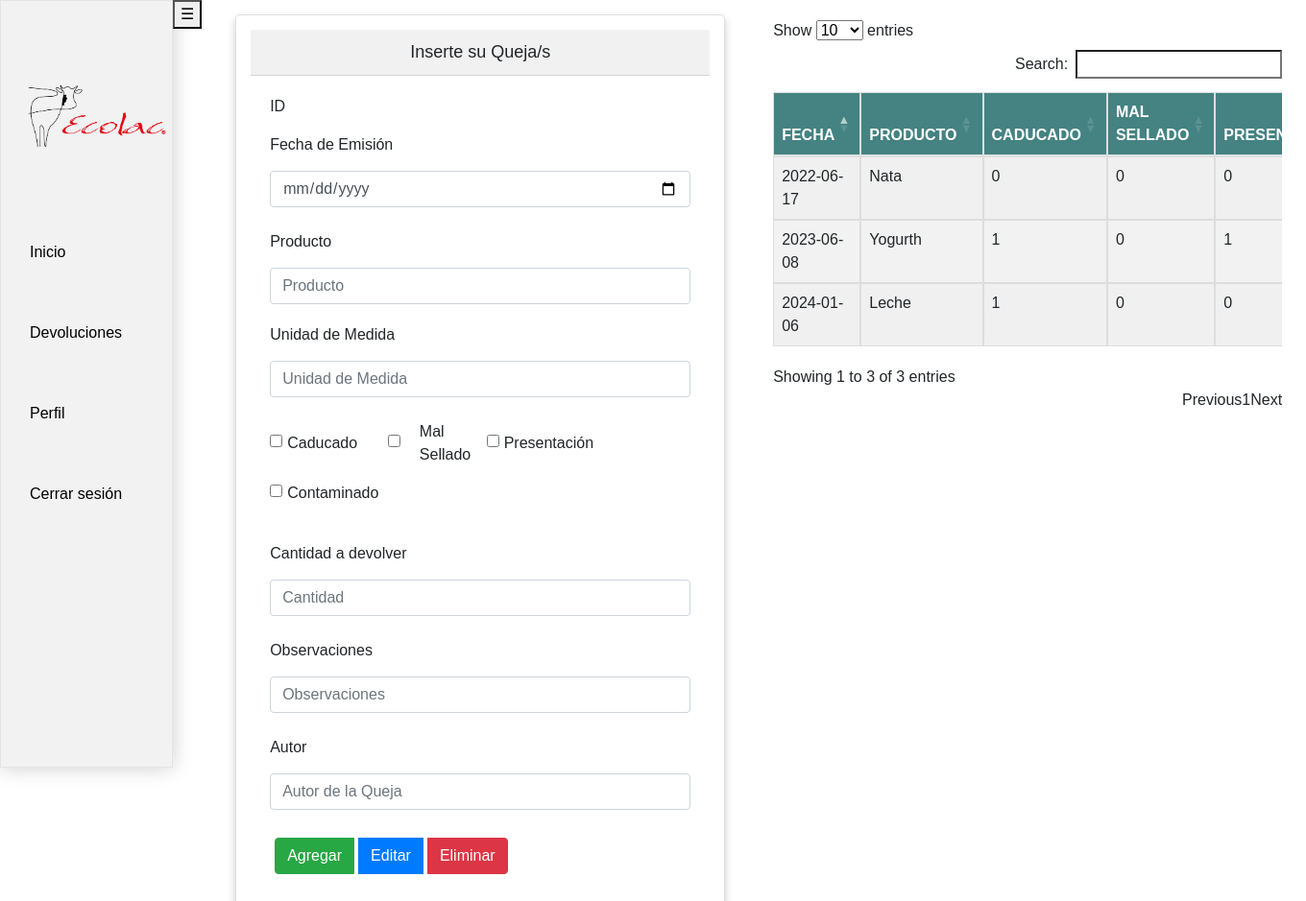
/secciones/vista_quejas.php, run on the app's committed database.
### tables this page shows
CREATE TABLE `quejas` (
  `id` int(11) NOT NULL,
  `fecha` date NOT NULL,
  `producto` varchar(255) NOT NULL,
  `uMedida` varchar(100) NOT NULL,
  `caducado` tinyint(4) NOT NULL,
  `mal_sellado` tinyint(4) NOT NULL,
  `presentacion` tinyint(4) NOT NULL,
  `contaminado` tinyint(4) NOT NULL,
  `cantidad` varchar(100) NOT NULL,
  `observaciones` text NOT NULL,
  `estado` enum('pendiente','resuelto','En_proceso') NOT NULL DEFAULT 'pendiente',
  `autor` text NOT NULL
);

### secciones/quejas.php (called while the page is built, shortened)
<?php
$conexionBD = BD::getInstance();
$fecha = isset($_POST['fecha']) ? date('Y-m-d', strtotime($_POST['fecha'])) : '';
$producto = isset($_POST['producto']) ? $_POST['producto'] : '';
$uMedida = isset($_POST['uMedida']) ? $_POST['uMedida'] : '';
$tipoDevolucionArray = isset($_POST['tipo_devolucion']) ? $_POST['tipo_devolucion'] : array();
$caducado = in_array('CADUCADO', $tipoDevolucionArray) ? 1 : 0;
$malSellado = in_array('MAL SELLADO', $tipoDevolucionArray) ? 1 : 0;
$presentacion = in_array('PRESENTACIÓN', $tipoDevolucionArray) ? 1 : 0;
$contaminado = in_array('CONTAMINADO', $tipoDevolucionArray) ? 1 : 0;
$cantidad = isset($_POST['cantidad']) ? $_POST['cantidad'] : '';
$observaciones = isset($_POST['observaciones']) ? $_POST['observaciones'] : '';
$autor = isset($_POST['autor']) ? $_POST['autor'] : '';
$consulta = $conexionBD->prepare("SELECT * FROM quejas");
$consulta->execute();
$listaQuejas = $consulta->fetchAll(PDO::FETCH_ASSOC);
?>

### secciones/vista_quejas.php (the view, shortened to what this page needs)
<?php
include 'quejas.php';
?>
<!DOCTYPE html>
<html lang="es">
<head>
    <link rel="stylesheet">
    <link rel="stylesheet" href="https://stackpath.bootstrapcdn.com/bootstrap/4.5.0/css/bootstrap.min.css">
    <link rel="stylesheet" type="text/css" href="https://cdn.datatables.net/1.11.5/css/dataTables.bootstrap5.min.css">
</head>
<body>
    <nav id="sidebar" class="sidebar">
        <img src="../images/ECOLACLOGO.png" style="height: 200px; float: center;">
        <a href="index.php" class="menu-item">Inicio</a>
        <a href="vista_quejas.php" class="menu-item">Devoluciones</a>
        <a href="vista_perfil.php" class="menu-item">Perfil</a>
        <a href="sesionOut.php" class="menu-item">Cerrar sesión</a>
    </nav>
    <div> <button class="menu-toggle" onclick="toggleSidebar()">☰</button></div>
   <div class="container">
        <div class="row">
            <div class="col-12 col-md-6">
                <form action="" method="post" class="cuadro1">
                            <div class="card">
                                <div class="card-header">
                                    Inserte su Queja/s
                                </div>
                                <div class="card-body my-auto">
                                    <div class="mb-4">
                                        <label for="" class="form-label">ID</label>
                                        <label for="fecha_emision" class="form-label mt-3">Fecha de Emisión</label>
                                        <input type="date" class="form-control" name="fecha" id="fecha" value="<?php echo $fecha; ?>"
                                            placeholder="Fecha de Emisión" aria-describedby="helpId">
                                    </div>
                                    <div class="mb-4">
                                        <label for="nombre_producto" class="form-label">Producto</label>
                                        <input type="text" class="form-control" name="producto" id="producto" value="<?php echo $producto; ?>"
                                            placeholder="Producto" aria-describedby="helpId">
                                        <label for="unidad_medida" class="form-label mt-3">Unidad de Medida</label>
                                        <input type="text" class="form-control" name="uMedida" id="uMedida" value="<?php echo $uMedida; ?>"
                                            placeholder="Unidad de Medida" aria-describedby="helpId">
                                    </div>
                                    <div class="mb-4">
                                    <div class="form-check form-check-inline">
                                        <input type="checkbox" class="form-check-input" name="tipo_devolucion[]" id="caducado"
                                            value="CADUCADO" <?php echo ($caducado == 'CADUCADO') ? 'checked' : ''; ?>>
                                        <label class="form-check-label" for="caducado">Caducado</label>
                                    </div>
                                    <div class="form-check form-check-inline">
                                        <input type="checkbox" class="form-check-input" name="tipo_devolucion[]" id="mal_sellado"
                                            value="MAL SELLADO" <?php echo ($malSellado == 'MAL SELLADO') ? 'checked' : ''; ?>>
                                        <label class="form-check-label" for="mal_sellado">Mal Sellado</label>
                                    </div>
                                    <div class="form-check form-check-inline">
                                        <input type="checkbox" class="form-check-input" name="tipo_devolucion[]" id="presentacion"
                                            value="PRESENTACIÓN" <?php echo ($presentacion == 'PRESENTACIÓN') ? 'checked' : ''; ?>>
                                        <label class="form-check-label" for="presentacion">Presentación</label>
                                    </div>
                                    <div class="form-check form-check-inline">
                                        <input type="checkbox" class="form-check-input" name="tipo_devolucion[]" id="contaminado"
                                            value="CONTAMINADO" <?php echo ($contaminado == 'CONTAMINADO') ? 'checked' : ''; ?>>
                                        <label class="form-check-label" for="contaminado">Contaminado</label>
                                    </div>
                                </div>
                                    <div class="mb-4">
                                        <label for="cantidad" class="form-label">Cantidad a devolver</label>
                                        <input type="number" class="form-control" name="cantidad" id="cantidad" value="<?php echo $cantidad; ?>"
                                            placeholder="Cantidad" aria-describedby="helpId" min=0>
                                    </div>
                                    <div class="mb-4">
                                        <label for="observaciones" class="form-label">Observaciones</label>
                                        <input type="text" class="form-control" name="observaciones" id="observaciones" value="<?php echo $observaciones; ?>"
                                            placeholder="Observaciones" aria-describedby="helpId" >
                                    </div>
                                    <div class="mb-4">
                                        <label for="autor" class="form-label">Autor</label>
                                        <input type="text" class="form-control" name="autor" id="autor"
                                        value="<?php echo $autor; ?>"
                                            placeholder="Autor de la Queja" aria-describedby="helpId">
                                    </div>
                                    <div class="btn-group" role="group" aria-label="Button group name">
                                        <button type="submit" name="accion" value="agregar"
                                            class="btn btn-success">Agregar</button>
                                        <button type="submit" name="accion" value="editar"
                                            class="btn btn-primary" >Editar</button>
                                        <button type="submit" name="accion" value="eliminar"
                                            class="btn btn-danger">Eliminar</button>
                                    </div>
                                </div>
                            </div>
                        </form>
            </div>
            <div class="col-12 col-md-6"style="padding:20px;">
                <div class="table-responsive overflow-y-auto">
                    <table class="table table-custom datatable">
                    <thead>
                        <tr>
                            <th scope="col">FECHA</th>
                            <th scope="col">PRODUCTO</th>
                            <th scope="col">CADUCADO</th>
                            <th scope="col">MAL SELLADO</th>
                            <th scope="col">PRESENTACIÓN</th>
                        </tr>
                    </thead>
                    <tbody>
                        <?php foreach ($listaQuejas as $quejas) { ?>
                            <tr>
                                <td>
                                    <?php echo $quejas['fecha']; ?>
                                </td>
                                <td>
                                    <?php echo $quejas['producto']; ?>
                                </td>
                                <td>
                                    <?php echo $quejas['caducado']; ?>
                                </td>
                                <td>
                                    <?php echo $quejas['mal_sellado']; ?>
                                </td>
                                <td>
                                    <?php echo $quejas['presentacion']; ?>
                                </td>
                            </tr>
                        <?php } ?>
                    </tbody>
                </table>
                </div>
            </div>
        </div>
    </div>
    <?php include('../template/pie.php'); ?>

### secciones/vista_quejas.php (style rules this page uses)
body { font-family: 'Arial', sans-serif; margin: 0; padding: 0; display: flex; }
#sidebar { width: 180px; height: 100vh; background-color: #f2f2f2; border: 1px solid #E4E4E4; color: #fff; padding-top: 20px; flex-shrink: 0; box-shadow: 0 0 20px rgba(0, 0, 0, 0.2); }
.menu-item { padding: 30px; text-decoration: none; color: #000000; display: block; transition: background-color 0.3s; }
.card { box-shadow: 0 4px 8px 0 rgba(0, 0, 0, 0.2); transition: 0.3s; border-radius: 5px; margin-bottom: 20px; padding:15px; }
.card-body label { display: block; margin-bottom: 15px; }
.card-body input { width: 100%; margin-bottom: 20px; }
.card-header { background-color: #f1f1f1; padding: 10px; text-align: center; font-size: 18px; }
.cuadro1 { padding:15px; }
.btn-group .btn { margin: 5px; }
.table-custom { background-color: #f0f0f0; border-collapse: collapse; width: 100%; }
.table-custom th, .table-custom td { border: 1px solid #ddd; padding: 8px; text-align: left; }
.table-custom th { background-color: #458282; color: white; }
.table-custom tr:nth-child(even) { background-color: #f2f2f2; }
.table-responsive { overflow-x: auto; }

### data on the page
quejas: fecha "2024-01-06", producto "Leche", caducado "1", mal_sellado "0", presentacion "0"
quejas: fecha "2023-06-08", producto "Yogurth", caducado "1", mal_sellado "0", presentacion "1"
quejas: fecha "2022-06-17", producto "Nata", caducado "0", mal_sellado "0", presentacion "0"
